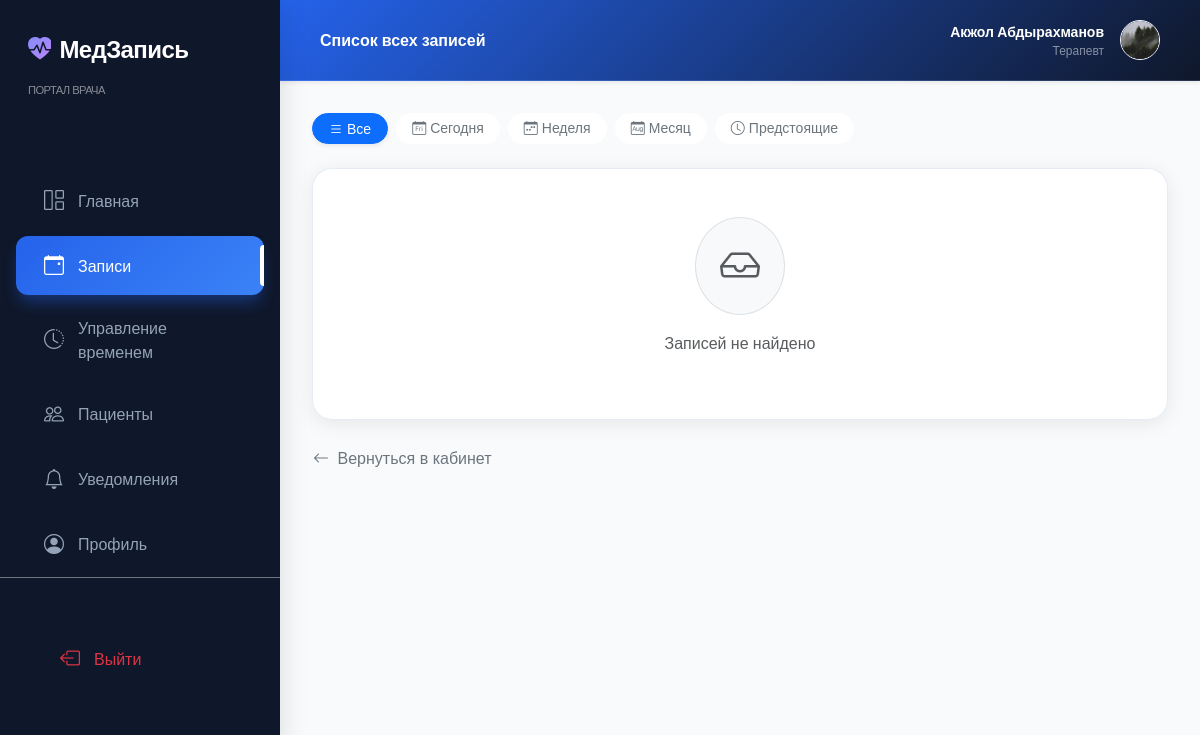
Before: /doctor/appointments/ (signed in) with the older database file.
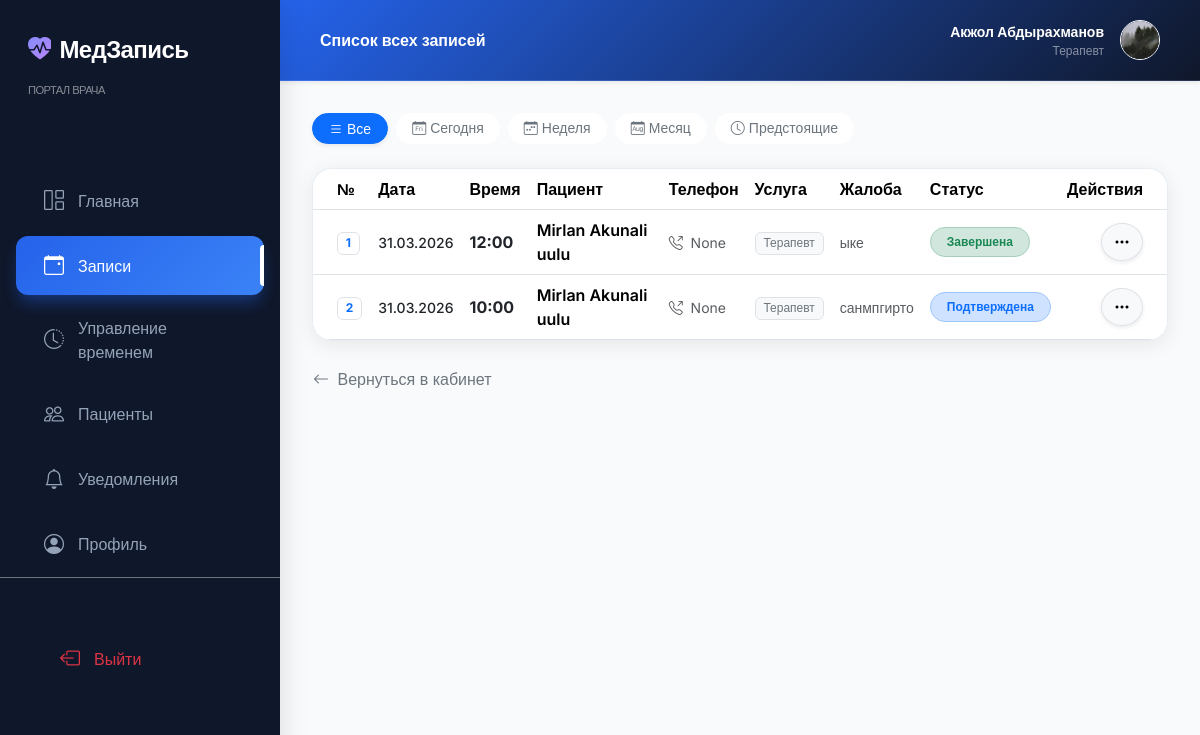
After: the same page with the newer database file.
### accounts/models.py (models this page shows, shortened)
class CustomUser(AbstractUser):
    phone = models.CharField(
        max_length=20,
        blank=True,
        null=True,
        verbose_name='Номер телефона',
        help_text='Формат: +996 XXX XXXXXX'
    )
    date_of_birth = models.DateField(
        null=True,
        blank=True,
        verbose_name='Дата рождения'
    )
    is_doctor = models.BooleanField(
        default=False,
        verbose_name='Врач',
        help_text='Отметьте, если пользователь является врачом'
    )
    photo = models.ImageField(
        upload_to='users/',
        blank=True,
        null=True,
        verbose_name='Фото профиля'
    )
    email = models.EmailField(unique=True, verbose_name='Email')
    REQUIRED_FIELDS = ['email', 'first_name', 'last_name', 'phone']
    class Meta:
        verbose_name = 'Пользователь'
        verbose_name_plural = 'Пользователи'
    def get_full_name(self):
        return f'{self.first_name} {self.last_name}'.strip() or self.username

### queue_app/models.py (models this page shows, shortened)
class Specialist(models.Model):
    first_name = models.CharField(max_length=50, verbose_name='Имя')
    last_name = models.CharField(max_length=50, verbose_name='Фамилия')
    middle_name = models.CharField(max_length=50, blank=True, verbose_name='Отчество')
    user = models.OneToOneField(
        settings.AUTH_USER_MODEL,
        on_delete=models.SET_NULL,
        null=True,
        blank=True,
        related_name='specialist_profile',
        verbose_name='Аккаунт пользователя'
    )
    service = models.ForeignKey(
        Service,
        on_delete=models.CASCADE,
        related_name='specialists',
        verbose_name='Специализация'
    )
    bio = models.TextField(blank=True, verbose_name='Биография / О враче')
    experience_years = models.PositiveIntegerField(default=0, verbose_name='Стаж (лет)')
    photo = models.ImageField(
        upload_to='specialists/',
        blank=True,
        null=True,
        verbose_name='Фото'
    )
    cabinet = models.CharField(max_length=20, blank=True, verbose_name='Кабинет')
    work_start = models.TimeField(default='09:00', verbose_name='Начало рабочего дня')
    work_end = models.TimeField(default='18:00', verbose_name='Конец рабочего дня')
    is_active = models.BooleanField(default=True, verbose_name='Активен')
    created_at = models.DateTimeField(auto_now_add=True)
    class Meta:
        verbose_name = 'Специалист'
        verbose_name_plural = 'Специалисты'
        ordering = ['last_name', 'first_name']

class Service(models.Model):
    name = models.CharField(max_length=100, verbose_name='Название услуги')
    description = models.TextField(blank=True, verbose_name='Описание')
    icon = models.CharField(
        max_length=50,
        default='bi-heart-pulse',
        verbose_name='Bootstrap иконка',
        help_text='Например: bi-heart-pulse, bi-bandaid, bi-clipboard2-pulse'
    )
    duration_minutes = models.PositiveIntegerField(
        default=30,
        verbose_name='Длительность приёма (мин)'
    )
    is_active = models.BooleanField(default=True, verbose_name='Активна')
    created_at = models.DateTimeField(auto_now_add=True)
    class Meta:
        verbose_name = 'Услуга'
        verbose_name_plural = 'Услуги'
        ordering = ['name']

class Appointment(models.Model):
    STATUS_CHOICES = [
        ('pending', 'Ожидает'),
        ('confirmed', 'Подтверждена'),
        ('completed', 'Завершена'),
        ('cancelled', 'Отменена'),
    ]
    patient = models.ForeignKey(
        settings.AUTH_USER_MODEL,
        on_delete=models.CASCADE,
        related_name='appointments',
        verbose_name='Пациент'
    )
    service = models.ForeignKey(
        Service,
        on_delete=models.CASCADE,
        related_name='appointments',
        verbose_name='Услуга'
    )
    specialist = models.ForeignKey(
        Specialist,
        on_delete=models.CASCADE,
        related_name='appointments',
        verbose_name='Специалист'
    )
    time_slot = models.OneToOneField(
        TimeSlot,
        on_delete=models.CASCADE,
        related_name='appointment',
        verbose_name='Временной слот'
    )
    queue_number = models.PositiveIntegerField(verbose_name='Номер очереди', editable=False)
    status = models.CharField(
        max_length=20,
        choices=STATUS_CHOICES,
        default='pending',
        verbose_name='Статус'
    )
    complaint = models.TextField(blank=True, verbose_name='Причина обращения')
    created_at = models.DateTimeField(auto_now_add=True, verbose_name='Дата создания')
    updated_at = models.DateTimeField(auto_now=True)
    class Meta:
        verbose_name = 'Запись'
        verbose_name_plural = 'Записи'
        ordering = ['-created_at']
    def get_status_badge_class(self):
        badge_map = {
            'pending': 'warning',
            'confirmed': 'primary',
            'completed': 'success',
            'cancelled': 'danger',
        }
        return badge_map.get(self.status, 'secondary')

class TimeSlot(models.Model):
    specialist = models.ForeignKey(
        Specialist,
        on_delete=models.CASCADE,
        related_name='time_slots',
        verbose_name='Специалист'
    )
    date = models.DateField(verbose_name='Дата')
    time = models.TimeField(verbose_name='Время')
    is_available = models.BooleanField(default=True, verbose_name='Доступен')
    class Meta:
        verbose_name = 'Временной слот'
        verbose_name_plural = 'Временные слоты'
        ordering = ['date', 'time']
        unique_together = ('specialist', 'date', 'time')

### queue_app/views.py (the view)
# urls.py: path('doctor/appointments/', views.doctor_appointments_view, name='doctor_appointments'),
@doctor_required
def doctor_appointments_view(request):
    specialist = request.user.specialist_profile
    today = timezone.now().date()
    filter_type = request.GET.get('filter', 'all')
    appointments = Appointment.objects.filter(
        specialist=specialist
    ).select_related('patient', 'service', 'time_slot')
    if filter_type == 'today':
        appointments = appointments.filter(time_slot__date=today)
    elif filter_type == 'week':
        week_ago = today - timezone.timedelta(days=7)
        appointments = appointments.filter(time_slot__date__gte=week_ago)
    elif filter_type == 'month':
        month_ago = today - timezone.timedelta(days=30)
        appointments = appointments.filter(time_slot__date__gte=month_ago)
    elif filter_type == 'upcoming':
        appointments = appointments.filter(
            time_slot__date__gte=today,
            status__in=['pending', 'confirmed']
        )
    appointments = appointments.order_by('-time_slot__date', '-time_slot__time')
    return render(request, 'doctor/doctor_appointments.html', {
        'appointments': appointments,
        'filter_type': filter_type,
    })

### templates/doctor/doctor_appointments.html (shortened to what this page needs)
{% extends 'doctor/base_doctor.html' %}
{% block header_title %}Список всех записей{% endblock %}
{% block doctor_content %}
<div class="container-fluid px-0">
    <div class="d-flex flex-wrap gap-2 mb-4">
        <a href="?filter=all"
            class="btn btn-sm px-3 rounded-pill {% if filter_type == 'all' %}btn-primary shadow-sm{% else %}btn-outline-secondary border-0 bg-white{% endif %}">
            <i class="bi bi-list me-1"></i>Все
        </a>
        <a href="?filter=today"
            class="btn btn-sm px-3 rounded-pill {% if filter_type == 'today' %}btn-primary shadow-sm{% else %}btn-outline-secondary border-0 bg-white{% endif %}">
            <i class="bi bi-calendar-day me-1"></i>Сегодня
        </a>
        <a href="?filter=week"
            class="btn btn-sm px-3 rounded-pill {% if filter_type == 'week' %}btn-primary shadow-sm{% else %}btn-outline-secondary border-0 bg-white{% endif %}">
            <i class="bi bi-calendar-week me-1"></i>Неделя
        </a>
        <a href="?filter=month"
            class="btn btn-sm px-3 rounded-pill {% if filter_type == 'month' %}btn-primary shadow-sm{% else %}btn-outline-secondary border-0 bg-white{% endif %}">
            <i class="bi bi-calendar-month me-1"></i>Месяц
        </a>
        <a href="?filter=upcoming"
            class="btn btn-sm px-3 rounded-pill {% if filter_type == 'upcoming' %}btn-success shadow-sm text-white{% else %}btn-outline-secondary border-0 bg-white{% endif %}">
            <i class="bi bi-clock me-1"></i>Предстоящие
        </a>
    </div>
    <div class="glass-card overflow-hidden">
        <div class="card-body p-0">
            {% if appointments %}
            <div class="table-responsive">
                <table class="table table-hover align-middle mb-0">
                    <thead class="bg-light/50 border-bottom">
                        <tr>
                            <th class="ps-4">№</th>
                            <th>Дата</th>
                            <th>Время</th>
                            <th>Пациент</th>
                            <th>Телефон</th>
                            <th>Услуга</th>
                            <th>Жалоба</th>
                            <th>Статус</th>
                            <th class="pe-4 text-end">Действия</th>
                        </tr>
                    </thead>
                    <tbody class="border-top-0">
                        {% for appt in appointments %}
                        <tr>
                            <td class="ps-4"><span class="badge bg-primary-soft text-primary border">{{ appt.queue_number }}</span></td>
                            <td class="text-dark fw-medium small">{{ appt.time_slot.date|date:"d.m.Y" }}</td>
                            <td class="fw-bold text-dark">{{ appt.time_slot.time|time:"H:i" }}</td>
                            <td>
                                <div class="fw-semibold">{{ appt.patient.get_full_name }}</div>
                            </td>
                            <td>
                                <a href="tel:{{ appt.patient.phone }}" class="text-muted small text-decoration-none">
                                    <i class="bi bi-telephone-outbound me-1"></i> {{ appt.patient.phone }}
                                </a>
                            </td>
                            <td>
                                <span class="badge bg-light text-secondary border small fw-normal">{{ appt.service.name }}</span>
                            </td>
                            <td>
                                <div class="text-truncate text-muted small" style="max-width: 150px;"
                                    title="{{ appt.complaint }}">
                                    {{ appt.complaint|default:"—" }}
                                </div>
                            </td>
                            <td>
                                <span
                                    class="badge rounded-pill px-3 py-2 bg-{{ appt.get_status_badge_class|default:'secondary' }}-subtle text-{{ appt.get_status_badge_class|default:'secondary' }} border border-{{ appt.get_status_badge_class|default:'secondary' }}-subtle">
                                    {{ appt.get_status_display }}
                                </span>
                            </td>
                            <td class="pe-4 text-end">
                                <div class="dropdown">
                                    <button class="btn btn-icon btn-light rounded-circle border shadow-sm"
                                        data-bs-toggle="dropdown">
                                        <i class="bi bi-three-dots"></i>
                                    </button>
                                </div>
                            </td>
                        </tr>
                        {% endfor %}
                    </tbody>
                </table>
            </div>
            {% else %}
            <div class="text-center py-5">
                <div class="bg-light rounded-circle d-inline-flex p-4 mb-3 border">
                    <i class="bi bi-inbox display-6 text-muted"></i>
                </div>
                <p class="text-muted fw-medium">Записей не найдено</p>
            </div>
            {% endif %}
        </div>
    </div>
    <div class="mt-4">
        <a href="{% url 'doctor_dashboard' %}" class="btn btn-link link-secondary text-decoration-none small p-0">
            <i class="bi bi-arrow-left me-1"></i> Вернуться в кабинет
        </a>
    </div>
</div>
{% endblock %}

### templates/doctor/base_doctor.html (shortened to what this page needs)
<!DOCTYPE html>
<html lang="ru">
<head>
    <link href="https://cdn.jsdelivr.net/npm/bootstrap@5.3.2/dist/css/bootstrap.min.css" rel="stylesheet" media="print" onload="this.media='all'">
    <link rel="stylesheet" href="https://cdn.jsdelivr.net/npm/bootstrap-icons@1.11.2/font/bootstrap-icons.min.css" media="print" onload="this.media='all'">
</head>
<body>
    <aside class="doctor-sidebar" id="sidebar">
        <a href="{% url 'doctor_dashboard' %}" class="brand-name">
            <i class="bi bi-heart-pulse-fill text-primary me-2"></i>МедЗапись <br>
            <small class="text-white-50 fw-normal" style="font-size: 0.7rem;">ПОРТАЛ ВРАЧА</small>
        </a>
        <nav class="nav flex-column mt-4">
            <a href="{% url 'doctor_dashboard' %}"
                class="nav-link {% if request.resolver_match.url_name == 'doctor_dashboard' %}active{% endif %}">
                <i class="bi bi-grid-1x2"></i> Главная
            </a>
            <a href="{% url 'doctor_appointments' %}"
                class="nav-link {% if request.resolver_match.url_name == 'doctor_appointments' %}active{% endif %}">
                <i class="bi bi-calendar-event"></i> Записи
            </a>
            <a href="{% url 'doctor_manage_slots' %}"
                class="nav-link {% if request.resolver_match.url_name == 'doctor_manage_slots' %}active{% endif %}">
                <i class="bi bi-clock-history"></i> Управление временем
            </a>
            <a href="{% url 'doctor_patients' %}"
                class="nav-link {% if request.resolver_match.url_name == 'doctor_patients' %}active{% endif %}">
                <i class="bi bi-people"></i> Пациенты
            </a>
            <a href="{% url 'doctor_notifications' %}"
                class="nav-link {% if request.resolver_match.url_name == 'doctor_notifications' %}active{% endif %}">
                <i class="bi bi-bell"></i> Уведомления
            </a>
            <a href="{% url 'doctor_profile' %}"
                class="nav-link {% if request.resolver_match.url_name == 'doctor_profile' %}active{% endif %}">
                <i class="bi bi-person-circle"></i> Профиль
            </a>
        </nav>
        <div class="mt-auto p-3 pt-5 border-top border-secondary">
            <a href="{% url 'logout' %}" class="nav-link text-danger">
                <i class="bi bi-box-arrow-left"></i> Выйти
            </a>
        </div>
    </aside>
    <header class="doctor-header shadow-sm">
        <div class="d-flex align-items-center">
            <span class="fw-semibold d-none d-md-inline">{% block header_title %}Панель управления{% endblock %}</span>
        </div>
        <div class="d-flex align-items-center gap-3">
            <div class="text-end d-none d-sm-block">
                <div class="fw-bold small text-white">{{ user.get_full_name }}</div>
                <div class="text-white-50" style="font-size: 0.75rem;">{{ user.specialist_profile.service.name }}</div>
            </div>
            {% if user.specialist_profile.photo %}
            <img src="{{ user.specialist_profile.photo.url }}" class="rounded-circle border border-light" width="40" height="40"
                style="object-fit: cover;">
            {% else %}
            <div class="rounded-circle bg-white-10 d-flex align-items-center justify-content-center border border-light" width="40"
                height="40" style="width:40px;height:40px; background: rgba(255,255,255,0.1);">
                <i class="bi bi-person text-white"></i>
            </div>
            {% endif %}
        </div>
    </header>
    <main class="doctor-content">
        <div class="fade-in-up">
            {% block doctor_content %}{% endblock %}
        </div>
    </main>
</body>
</html>

Changed rows visible on the page:
added Appointment: queue_number "1", time_slot "31.03.2026", time_slot.time "12:00", patient.get_full_name "Mirlan Akunali uulu", patient.phone "None", service.name "Терапевт", complaint "ыке", status "Завершена"
added Appointment: queue_number "2", time_slot "31.03.2026", time_slot.time "10:00", patient.get_full_name "Mirlan Akunali uulu", patient.phone "None", service.name "Терапевт", complaint "санмпгирто", status "Подтверждена"
Other visible differences:
text no longer shown: "Записей не найдено"
text now shown: "№ Дата Время Пациент Телефон Услуга Жалоба Статус Действия"
